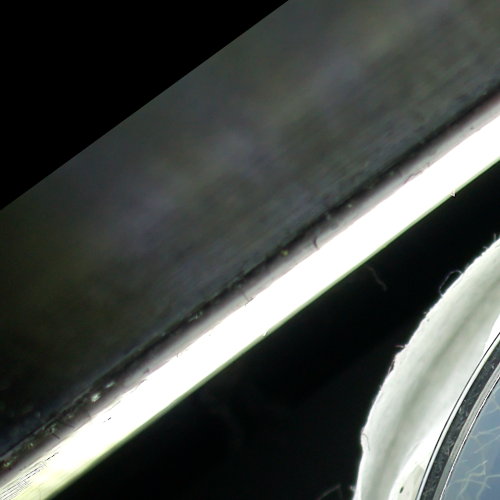
#> input picture Nematode traits analysis/BoxInst/test_image/Line452_rep01_2022-05-12_08_53_41.944052_Lilo/1;1;1;5;452;01_2022-05-12_08_53_41.944052_Lilo_0_0.png, 1000 x 1000 px, given as the content of the folder ***, which was not available (shown at 1/2 size); the run also reads 1 picture not shown here
$ python Traits_analysis.py
#> lines starting #> are read from the running program, lines starting #| are printed output that depends on the picture; after the words box and inside, x2 and y2 are one past the last pixel; in counts of white or black regions, pixels touching at a corner belong together; pictures that were not available may be replaced by others from this repository, and a replacement may not be noted
import multiprocessing
import os
from tqdm import tqdm
import cv2 as cv2
import numpy as np
from scipy import ndimage as ndi
from skimage import io, color, filters
from skimage.measure import regionprops, label
from skimage.morphology import disk, remove_small_objects, dilation, erosion
from skimage.segmentation import clear_border

import pandas as pd
import re

import math


def get_area(a, b): # returns None if rectangles don't intersect
#     dx = min(a.xmax, b.xmax) - max(a.xmin, b.xmin)
#     dy = min(a.ymax, b.ymax) - max(a.ymin, b.ymin)
    dx = min(a[2], b[2]) - max(a[0], b[0])
    dy = min(a[3], b[3]) - max(a[1], b[1])
    if (dx>=0) and (dy>=0):
        return dx*dy

# Check whether two bounding boxes intersect. If there is an intersection,
# return the overlap degree IOU; if there is no intersection, return 0.
def bb_overlab(x1, y1, w1, h1, x2, y2, w2, h2):
    '''
    In the image, the x-axis ranges from 0 to positive infinity from left to right,
    the y-axis ranges from 0 to positive infinity from top to bottom,
    the width w extends from left to right,
    and the height h extends from top to bottom.

    '''
    if(x1>x2+w2):
        return 0
    if(y1>y2+h2):
        return 0
    if(x1+w1<x2):
        return 0
    if(y1+h1<y2):
        return 0
    colInt = abs(min(x1 +w1 ,x2+w2) - max(x1, x2))
    rowInt = abs(min(y1 + h1, y2 +h2) - max(y1, y2))
    overlap_area = colInt * rowInt
    area1 = w1 * h1
    area2 = w2 * h2
    return round((overlap_area / (area1 + area2 - overlap_area)), 2)

def display_object_from_original(img, label_img):

    mask = label_img > 0

    r = img[:, :, 0] * mask
    g = img[:, :, 1] * mask
    b = img[:, :, 2] * mask

    img_temp = np.dstack([r, g, b])

    return img_temp


base_mask_folder = "***" # the folder of the series benchmark
base_mask_list = os.listdir(base_mask_folder)


series_image_path = "***" # the folder of the series image
series_final_mask = "***" # the folder of the series mask
series_traits_folder = "***" # the output folder of the series traits

for base_mask_name in tqdm(base_mask_list):


    folder_name = base_mask_name.split('_')[0]

    time_list = []
    num_list = []
    area_list = []
    perimeter_list = []
    diameter_list = []
    compacthness_list = []
    length_list = []
    width_list = []
    l_w_list = []
    roundness_list = []
    centroid_list = []
    color_list = []

    base_mask = io.imread(os.path.join(base_mask_folder, base_mask_name))
#> base_mask is the input picture: shape (1000, 1000, 3); mean R, G, B 72.4, 76.5, 73.1

    img = color.rgb2gray(base_mask)
    thresh_yen_img = filters.threshold_yen(img)
#> thresh_yen_img = 0.252
    yen_binary_img = img>thresh_yen_img
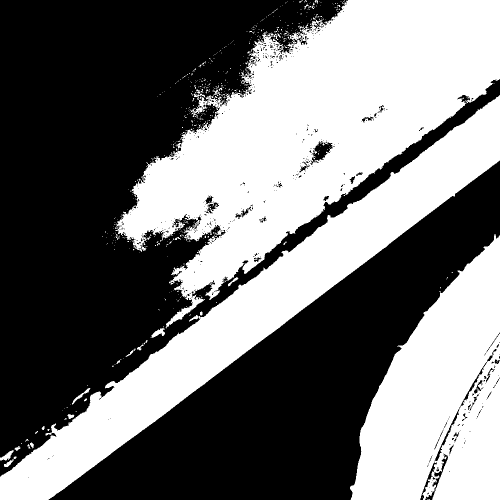
#> yen_binary_img: shape (1000, 1000) bool (shown at 1/2 size); 45.2% white; 592 white regions (562 under 20 px), largest, box (x1, y1, x2, y2) and area: (231, 0, 1000, 657) 217937, (0, 190, 1000, 1000) 129468, (700, 468, 1000, 1000) 101257
    get_base_mask = dilation(yen_binary_img, disk(1))
#> get_base_mask: shape (1000, 1000) bool; 47% white; 220 white regions (176 under 20 px), largest, box (x1, y1, x2, y2) and area: (226, 0, 1000, 658) 229210, (0, 189, 1000, 1000) 132034, (699, 467, 1000, 1000) 103638
    get_base_mask = get_base_mask.astype(bool)
    get_base_mask = remove_small_objects(get_base_mask, min_size=50)
#> get_base_mask: shape (1000, 1000) bool; 46.7% white; 19 white regions

    mask_folder = os.path.join(series_final_mask, folder_name)
    series_mask_list = os.listdir(mask_folder)

    image_folder = os.path.join(series_image_path, folder_name)
    series_image_list = os.listdir(image_folder)

    traits_folder = os.path.join(series_traits_folder, folder_name)
    os.makedirs(traits_folder, exist_ok=True)

    for image_name in tqdm(series_mask_list):

        nan_area_list = []
        nan_perimeter_list = []
        nan_diameter_list = []
        nan_compacthness_list = []
        nan_length_list = []
        nan_width_list = []
        nan_l_w_list = []
        nan_roundness_list = []
        nan_centroid_list = []
        nan_color_list = []

        nan_bbox_list = []

        base_bbox_list = []
        base_num_list = []

        seg_mask, num =ndi.label(get_base_mask)
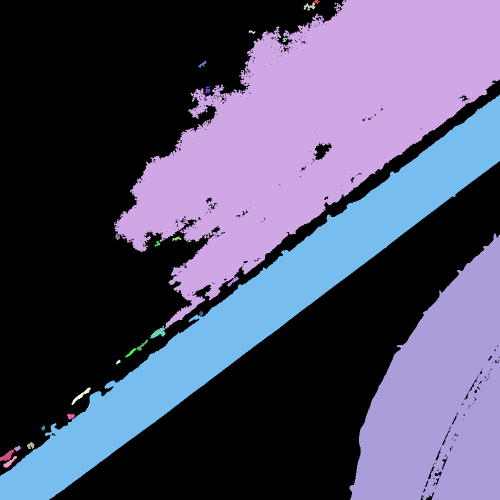
#> seg_mask: shape (1000, 1000) int32 (shown at 1/2 size); 26 distinct labels, from 0 to 25; one colour per label, 0 black
#> num = 25
        seg_regions = regionprops(seg_mask)
#> seg_regions = 25 regions; largest, box (x1, y1, x2, y2) and area: (228, 0, 1000, 658) 228435, (0, 189, 1000, 1000) 131854, (699, 467, 1000, 1000) 103638, (300, 651, 331, 677) 357, (0, 899, 28, 922) 315

        base_num = 1
        for final_seg_region in seg_regions:

            minr, minc, maxr, maxc = final_seg_region.bbox
            x1 = minr-25
            x2 = minc-25
            y1 = maxr+25
            y2 = maxc+25
            base_bbox = x1, x2, y1, y2
            base_bbox_list.append(base_bbox)
            base_num_list.append(base_num)

            base_num = base_num + 1

            nan_area_list.append('nan')
            nan_bbox_list.append('nan')
            nan_perimeter_list.append('nan')
            nan_diameter_list.append('nan')
            nan_compacthness_list.append('nan')
            nan_length_list.append('nan')
            nan_width_list.append('nan')
            nan_l_w_list.append('nan')
            nan_roundness_list.append('nan')
            nan_centroid_list.append('nan')
            nan_color_list.append('nan')
#> this loop made 25 passes
#> (minr, minc, maxr, maxc, x1, x2, y1, y2) on passes 1 to 12: (0, 628, 8, 640, -25, 603, 33, 665), (0, 228, 658, 1000, -25, 203, 683, 1025), (4, 607, 21, 631, -21, 582, 46, 656), (61, 497, 68, 511, 36, 472, 93, 536), (75, 565, 84, 575, 50, 540, 109, 600), (121, 396, 136, 413, 96, 371, 161, 438), (172, 410, 188, 421, 147, 385, 213, 446), (189, 0, 1000, 1000, 164, -25, 1025, 1025), (467, 230, 481, 240, 442, 205, 506, 265), (467, 699, 1000, 1000, 442, 674, 1025, 1025), (473, 344, 482, 363, 448, 319, 507, 388), (482, 309, 493, 321, 457, 284, 518, 346)
#> after the loop, base_bbox_list = 25 items, first 6: (-25, 603, 33, 665), (-25, 203, 683, 1025), (-21, 582, 46, 656), (36, 472, 93, 536), (50, 540, 109, 600), (96, 371, 161, 438); base_num = 26; base_num_list = 25 values from 1 to 25; nan_area_list = 25 items, first 6: 'nan', 'nan', 'nan', 'nan', 'nan', 'nan'; nan_bbox_list has the same summary as nan_area_list; nan_centroid_list has the same summary as nan_area_list; nan_color_list has the same summary as nan_area_list; nan_compacthness_list has the same summary as nan_area_list; nan_diameter_list has the same summary as nan_area_list; nan_l_w_list has the same summary as nan_area_list; nan_length_list has the same summary as nan_area_list; nan_perimeter_list has the same summary as nan_area_list; nan_roundness_list has the same summary as nan_area_list; nan_width_list has the same summary as nan_area_list

        test_area_list = nan_area_list
#> test_area_list has the same summary as nan_area_list
        test_perimeter_list = nan_perimeter_list
#> test_perimeter_list has the same summary as nan_area_list
        test_diameter_list = nan_diameter_list
#> test_diameter_list has the same summary as nan_area_list
        test_compacthness_list = nan_compacthness_list
#> test_compacthness_list has the same summary as nan_area_list
        test_length_list = nan_length_list
#> test_length_list has the same summary as nan_area_list
        test_width_list = nan_width_list
#> test_width_list has the same summary as nan_area_list
        test_l_w_list = nan_l_w_list
#> test_l_w_list has the same summary as nan_area_list
        test_roundness_list = nan_roundness_list
#> test_roundness_list has the same summary as nan_area_list
        test_centroid_list = nan_centroid_list
#> test_centroid_list has the same summary as nan_area_list
        test_color_list = nan_color_list
#> test_color_list has the same summary as nan_area_list

        get_test_bbox_list = nan_bbox_list
#> get_test_bbox_list has the same summary as nan_area_list

        get_date = image_name.split('.')[0]
        image_path = os.path.join(mask_folder, get_date+'.png')
        image = io.imread(image_path)

        series_image_path = os.path.join(image_folder, image_name)
        series_image = io.imread(series_image_path)

        #####add#####
        if len(image.shape) == 3:

            img = color.rgb2gray(image)
            thresh_yen_img = filters.threshold_yen(img)
            image = img>thresh_yen_img

        else:
            image = image
        #####add end#####

        image = dilation(image, disk(1))
        image = image.astype(bool)
        image = remove_small_objects(image, min_size=50)

        test_bbox_list = []

        seg_mask, num =ndi.label(image)
        seg_regions = regionprops(seg_mask)

        for final_seg_region in seg_regions:

            minr, minc, maxr, maxc = final_seg_region.bbox

            x1 = minr-25
            x2 = minc-25
            y1 = maxr+25
            y2 = maxc+25
            test_bbox = x1, x2, y1, y2
            test_bbox_list.append(test_bbox)
#> after the loop, test_bbox_list has the same summary as base_bbox_list

        for i in range(len(base_bbox_list)):

            num_id = i + 1

            bbox1 = base_bbox_list[i]
            new_centroid_mask = np.zeros(seg_mask.shape)

            for j in range(len(test_bbox_list)):
                bbox2 = test_bbox_list[j]
                overlap = get_area(bbox1, bbox2)

                if overlap!=None:
                    if overlap > 0.65 and test_area_list[i]=='nan':
                        minr, minc, maxr, maxc = bbox2
                        if minr-5<0 or minc-5<0 or maxr+5>seg_mask.shape[0] or maxc+5>seg_mask.shape[1]:
                            continue
                        else:
                            nematode_part = series_image[minr-5:maxr+5, minc-5:maxc+5]

                            mask2 = image[minr-5:maxr+5, minc-5:maxc+5]
                            mask2 = clear_border(mask2)

                            color_part = display_object_from_original(nematode_part, erosion(mask2, disk(1)))
                            color_area = erosion(mask2, disk(1)).sum()
                            nematode_hsv = color.rgb2hsv(color_part)
                            nematode_saturation = nematode_hsv[:, :, 1]
                            region_saturation = nematode_saturation.sum()/(color_area)
                            test_color_list[i] = region_saturation

                            new_centroid_mask[minr-5:maxr+5, minc-5:maxc+5] = mask2

                            new_test_label_blob, num = ndi.label(new_centroid_mask)
                            new_test_regions = regionprops(new_test_label_blob)
                            for new_test_region in new_test_regions:

                                pi = math.pi
                                area = new_test_region.area
                                centroid = (round(new_test_region.centroid[0],2), round(new_test_region.centroid[1],2))

                                perimeter = new_test_region.perimeter
                                diameter = 2 * ((area / math.pi) ** (1 / 2))
                                compacthness = (perimeter ** 2) / area  #
                                major_length = new_test_region.major_axis_length  #length

                                minor_length = new_test_region.minor_axis_length   #width
                                if minor_length == 0:
                                    major_minor = 0
                                else:
                                    major_minor = major_length/minor_length
                                roundness = (4*pi*area)/(perimeter*perimeter)


                                coord = new_test_region.coords
                                if area in test_area_list:
                                    continue
                                else:

                                    test_area_list[i] = area
                                    test_centroid_list[i] = centroid
                                    test_perimeter_list[i] = np.round(perimeter, 3)
                                    test_diameter_list[i] = np.round(diameter, 3)
                                    test_compacthness_list[i] = np.round(compacthness, 3)
                                    test_length_list[i] = np.round(major_length, 3)
                                    test_width_list[i] = np.round(minor_length, 3)
                                    test_l_w_list[i] = np.round(major_minor, 3)
                                    test_roundness_list[i] = np.round(roundness, 3)

                                    get_test_bbox_list[i] = bbox2
                    else:
                        continue

                else:
                    continue
#> this loop made 25 passes
#> bbox1 on passes 1 to 4: (-25, 603, 33, 665), (-25, 203, 683, 1025), (-21, 582, 46, 656), (36, 472, 93, 536)
#> pass 2, in display_object_from_original, `mask = label_img > 0`:
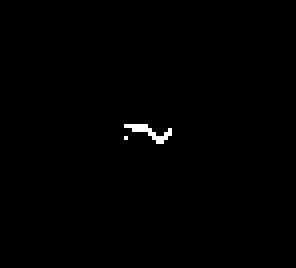
#> mask: shape (67, 74) bool (shown 4 times larger); 0.46% white in thin lines or dots, all inside (x1, y1, x2, y2) = (31, 31, 43, 36)
#> after the loop:
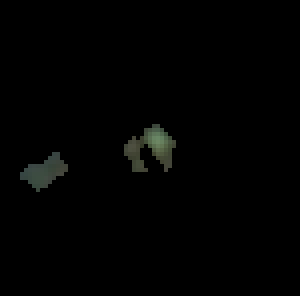
#> color_part: shape (74, 75, 3) (shown 4 times larger); mean R, G, B 1.8, 2.1, 1.7
#> after the loop:
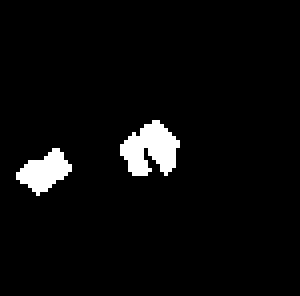
#> mask2: shape (74, 75) bool (shown 4 times larger); 4.1% white; 2 white regions, box (x1, y1, x2, y2) and area: (30, 30, 45, 44) 134, (4, 37, 18, 49) 91
#> after the loop:
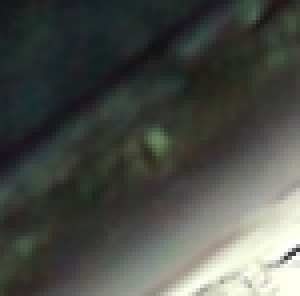
#> nematode_part: shape (74, 75, 3) (shown 4 times larger); mean R, G, B 74.6, 77.6, 72.2
#> after the loop:
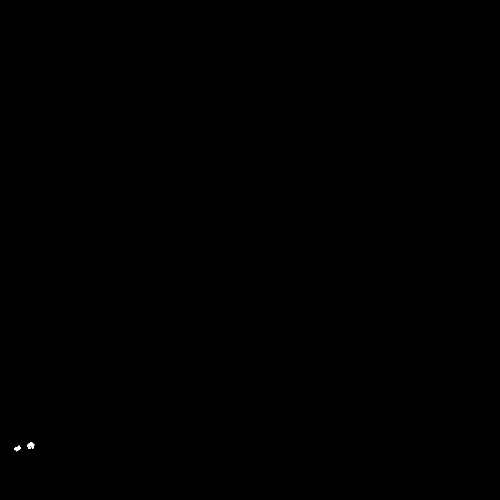
#> new_centroid_mask: shape (1000, 1000) float64 (shown at 1/2 size); values 0 (black) and 1 (white), 0.02% white; 2 white regions, box (x1, y1, x2, y2) and area: (54, 884, 69, 898) 134, (28, 891, 42, 903) 91
#> after the loop: new_test_label_blob: shape (1000, 1000) int32; 3 distinct labels, from 0 to 2

        time_list.append(get_date)
        area_list.append(test_area_list)
        perimeter_list.append(test_perimeter_list)
        diameter_list.append(test_diameter_list)
        compacthness_list.append(test_compacthness_list)
        length_list.append(test_length_list)
        width_list.append(test_width_list)
        l_w_list.append(test_l_w_list)
        roundness_list.append(test_roundness_list)
        centroid_list.append(test_centroid_list)
        color_list.append(test_color_list)

    for i in range(len(area_list)):
        count_times = []
        for j in area_list[i]:
            count_times.append(area_list[i].count(j))
        m = max(count_times)
        number = len(area_list[i]) - m
        num_list.append(number)
#> this loop made 1 pass

    df_number = pd.DataFrame({'Qunatity': num_list})
    df_number.insert(0, 'Date', time_list)
    sorted_df_number = df_number.sort_values(by='Date')
    sorted_df_number.to_csv(os.path.join(traits_folder, 'Quantity.csv'), encoding='gbk')

    df_perimeter = pd.DataFrame(perimeter_list)
    df_perimeter.insert(0, 'Date', time_list)
    sorted_df_perimeter = df_perimeter.sort_values(by='Date')
    sorted_df_perimeter.to_csv(os.path.join(traits_folder, 'perimeter.csv'), encoding='gbk')

    df_diameter = pd.DataFrame(diameter_list)
    df_diameter.insert(0, 'Date', time_list)
    sorted_df_diameter = df_diameter.sort_values(by='Date')
    sorted_df_diameter.to_csv(os.path.join(traits_folder, 'diameter.csv'), encoding='gbk')

    df_compacthness = pd.DataFrame(compacthness_list)
    df_compacthness.insert(0, 'Date', time_list)
    sorted_df_compacthness = df_compacthness.sort_values(by='Date')
    sorted_df_compacthness.to_csv(os.path.join(traits_folder, 'compacthness.csv'), encoding='gbk')

    df_length = pd.DataFrame(length_list)
    df_length.insert(0, 'Date', time_list)
    sorted_df_length = df_length.sort_values(by='Date')
    sorted_df_length.to_csv(os.path.join(traits_folder, 'length.csv'), encoding='gbk')

    df_width = pd.DataFrame(width_list)
    df_width.insert(0, 'Date', time_list)
    sorted_df_width = df_width.sort_values(by='Date')
    sorted_df_width.to_csv(os.path.join(traits_folder, 'width.csv'), encoding='gbk')

    df_l_w = pd.DataFrame(l_w_list)
    df_l_w.insert(0, 'Date', time_list)
    sorted_df_l_w = df_l_w.sort_values(by='Date')
    sorted_df_l_w.to_csv(os.path.join(traits_folder, 'l_w_ratio.csv'), encoding='gbk')

    df_roundness = pd.DataFrame(roundness_list)
    df_roundness.insert(0, 'Date', time_list)
    sorted_df_roundness = df_roundness.sort_values(by='Date')
    sorted_df_roundness.to_csv(os.path.join(traits_folder, 'roundness.csv'), encoding='gbk')

    df_location = pd.DataFrame(centroid_list)
    df_location.insert(0, 'Date', time_list)
    sorted_df_location = df_location.sort_values(by='Date')
    sorted_df_location.to_csv(os.path.join(traits_folder, 'location.csv'), encoding='gbk')

    df_color = pd.DataFrame(color_list)
    df_color.insert(0, 'Date', time_list)
    sorted_df_color = df_color.sort_values(by='Date')
    sorted_df_color.to_csv(os.path.join(traits_folder, 'saturation.csv'), encoding='gbk')
